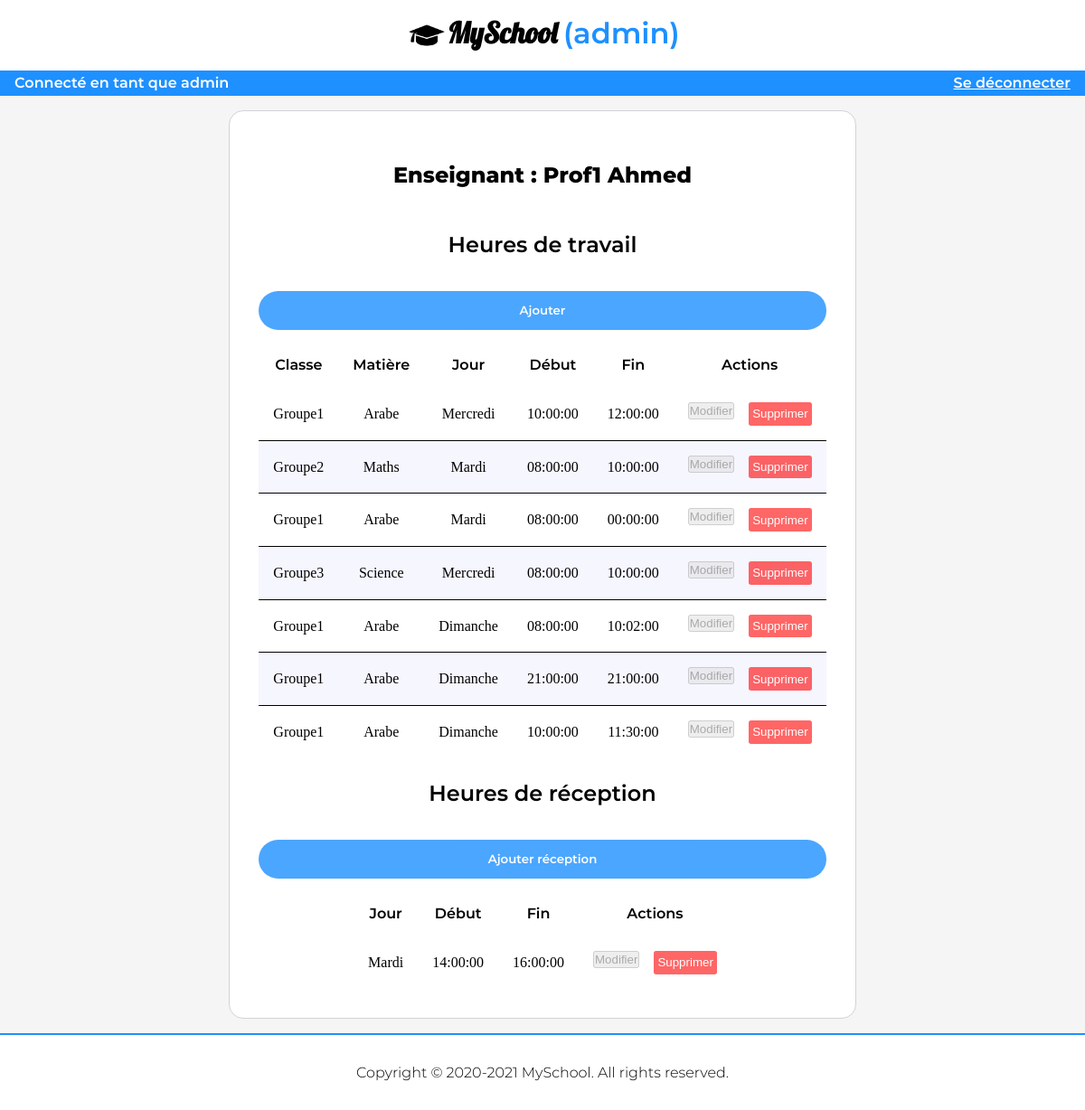
The app's page /admin_teachers/view/2 (signed in) with its own data.
### tables this page shows
CREATE TABLE `Person` (
  `id` int(16) NOT NULL,
  `last_name` varchar(20) NOT NULL,
  `first_name` varchar(20) NOT NULL,
  `address` varchar(50) NOT NULL,
  `phone1` varchar(16) NOT NULL,
  `phone2` varchar(16) DEFAULT NULL,
  `phone3` varchar(16) DEFAULT NULL,
  `mail` varchar(30) NOT NULL,
  `passwd_hash` varchar(32) NOT NULL DEFAULT 'd41d8cd98f00b204e9800998ecf8427e'
);

CREATE TABLE `Classroom` (
  `id` int(16) NOT NULL,
  `name` varchar(10) NOT NULL,
  `school_year` int(16) NOT NULL
);

CREATE TABLE `Subject` (
  `id` int(16) NOT NULL,
  `name` varchar(16) NOT NULL,
  `year` int(16) NOT NULL,
  `coeff` int(2) NOT NULL DEFAULT 1,
  `color` varchar(10) NOT NULL DEFAULT '#ffffff'
);

CREATE TABLE `Program` (
  `id` int(16) NOT NULL,
  `teacher` int(16) NOT NULL,
  `classroom` int(16) NOT NULL,
  `subject` int(16) NOT NULL,
  `day` int(1) NOT NULL,
  `start` time NOT NULL,
  `end` time NOT NULL
);

CREATE TABLE `Reception` (
  `id` int(16) NOT NULL,
  `teacher` int(16) NOT NULL,
  `day` int(1) NOT NULL,
  `start` time NOT NULL,
  `end` time NOT NULL
);

### controllers/AdminController.php (called while the page is built, shortened)
<?php
abstract class AdminController {
    public function render(string $file, array $data = []){
        extract($data);
        require_once(ROOT.'views/'.strtolower(get_class($this)).'/'.$file.'.php');
        require_once(ROOT.'views/layouts/admin.php');
    }
}

### controllers/Admin_teachers.php (called while the page is built, shortened)
<?php
class Admin_teachers extends AdminController{
    public function view($id){
        $programs = $this->ProgramModel->findByTeacher($id);
        $teacher = $this->AccountModel->findById($id);
        $classrooms = $this->ClassroomModel->getAll();
        $subjects = $this->SubjectModel->getAll();
        $receptions = $this->TeacherModel->getReceptions($id);
        $this->render('view', compact('programs', 'teacher', 'classrooms', 'subjects', 'receptions'));
    }
}

### models/AccountModel.php (called while the page is built, shortened)
<?php
class AccountModel extends Model{
    public function __construct(){
        $this->table = $this->personTable;
    }
}

### models/Model.php (called while the page is built, shortened)
<?php
abstract class Model {
    private $host = 'localhost';
    private $db_name = "tdw";
    private $username = "root";
    private $password = "";
    protected $_connexion;
    public $table;
    public function getConnection(){
        $this->_connexion = null;
        try{
            $dsn = "mysql:dbname=".$this->db_name."; host=".$this->host.";";
            $this->_connexion = new PDO($dsn, $this->username, $this->password);
            $this->_connexion->exec('set names utf8');
        }catch(PDOException $e){
            echo 'Erreur de connexion : '.$e->getMessage();
        }
    }
    public function request(string $sql){
        $query = $this->_connexion->prepare($sql);
        try{
            $query->execute();
        }catch(PDOException $e){
            echo $e->getMessage();
        }
        return $query->fetch();
    }
    public function requestAll(string $sql){
        $query = $this->_connexion->prepare($sql);
        try{
            $query->execute();
        }catch(PDOException $e){
            echo $e->getMessage();
        }
        return $query->fetchAll();
    }
    public function getAll(string $order = "", string $search = ""){
        $sql = "SELECT * FROM ".$this->table;
        return $this->requestAll($sql);
    }
    public function findById($id){
        $sql = "SELECT * FROM ".$this->table." WHERE id=".$id;
        return $this->request($sql);
    }
}

### models/ProgramModel.php (called while the page is built, shortened)
<?php
class ProgramModel extends Model{
    public function __construct(){
        $this->table = $this->programTable;
    }
    public function findByTeacher($id, string $order = "", string $search = ""){
        $sql = "SELECT * FROM ".$this->table." WHERE teacher = ".$id;
        return $this->requestAll($sql);
    }
}

### models/ClassroomModel.php (called while the page is built, shortened)
<?php
class ClassroomModel extends Model{
    public function __construct(){
        $this->table = $this->classroomTable;
    }
}

### models/SubjectModel.php (called while the page is built, shortened)
<?php
class SubjectModel extends Model{
    public function __construct(){
        $this->table = $this->subjectTable;
    }
}

### models/TeacherModel.php (called while the page is built, shortened)
<?php
class TeacherModel extends Model{
    public function getReceptions($id, string $order = "", string $search = ""){
        $sql = "SELECT * FROM ".$this->receptionTable." WHERE teacher = ".$id;
        return $this->requestAll($sql);
    }
}

### views/admin_teachers/view.php (the view, shortened to what this page needs)
<section>
    <h1>Enseignant : <?= $teacher['last_name'] ?> <?= $teacher['first_name'] ?></h1>
    <h2>Heures de travail</h2>
    <form method="post" action="admin_teachers/new">
        <input type="submit" value="Ajouter"  class="new" disabled>
    </form>
    <table class="admin_table">
        <thead>
            <th>Classe</th>
            <th>Matière</th>
            <th>Jour</th>
            <th>Début</th>
            <th>Fin</th>
            <th>Actions</th>
        </thead>
        <tbody>
            <?php foreach($programs as $program): ?>
                <tr>
                    <?php foreach($classrooms as $classroom): ?>
                        <?php if($classroom['id'] == $program['classroom']): ?>
                            <td><?= $classroom['name'] ?></td>
                            <?php break; ?>
                        <?php endif; ?>
                    <?php endforeach; ?>
                    <?php foreach($subjects as $subject): ?>
                        <?php if($subject['id'] == $program['subject']): ?>
                            <td><?= $subject['name'] ?></td>
                            <?php break; ?>
                        <?php endif; ?>
                    <?php endforeach; ?>
                    <?php switch($program['day']):
                        case 1: ?><td>Dimanche</td><?php break; ?>
                        <?php case 3: ?><td>Mardi</td><?php break; ?>
                        <?php case 4: ?><td>Mercredi</td><?php break; ?>
                    <?php endswitch; ?>
                    <td><?= $program['start'] ?></td>
                    <td><?= $program['end'] ?></td>
                    <td>
                        <div class="actions">
                            <form method="post" action="admin_teachers/edit/<?= $program['id'] ?>">
                                <input type="submit" value="Modifier" disabled class="edit">
                            </form>
                            <form method="post" action="admin_teachers/delete/<?= $program['id'] ?>">
                                <input type="submit" value="Supprimer" disabled class="delete">
                            </form>
                        </div>
                    </td>
                </tr>
            <?php endforeach; ?>
        </tbody>
    </table>
    <h2>Heures de réception</h2>
    <form method="post" action="admin_teachers/newReception">
        <input type="submit" value="Ajouter réception"  class="new" disabled>
    </form>
    <table class="admin_table">
        <thead>
            <th>Jour</th>
            <th>Début</th>
            <th>Fin</th>
            <th>Actions</th>
        </thead>
        <tbody>
            <?php foreach($receptions as $reception): ?>
                <tr>
                    <?php switch($reception['day']):
                        case 1: ?><td>Dimanche</td><?php break; ?>
                        <?php case 3: ?><td>Mardi</td><?php break; ?>
                    <?php endswitch; ?>
                    <td><?= $reception['start'] ?></td>
                    <td><?= $reception['end'] ?></td>
                    <td>
                        <div class="actions">
                            <form method="post" action="admin_teachers/edit/<?= $reception['id'] ?>">
                                <input type="submit" value="Modifier" disabled class="edit">
                            </form>
                            <form method="post" action="admin_teachers/delete/<?= $reception['id'] ?>">
                                <input type="submit" value="Supprimer" disabled class="delete">
                            </form>
                        </div>
                    </td>
                </tr>
            <?php endforeach; ?>
        </tbody>
    </table>
</section>

### res/css/admin.css (style rules this page uses)
* { padding: 0; margin: 0; }
body { font-size: 100%; background-color: whitesmoke; }
section { background-color: white; margin: 1em auto; width: max-content; padding: 2em; border-radius: 1em; border: lightgray solid 1px; }
section h2 { font-family: 'Montserrat-SemiBold'; text-align: center; padding: 1em; }
h1 { font-family: 'Montserrat-ExtraBold'; text-align: center; padding: 1em; }

### res/css/form.css (style rules this page uses)
.admin_table { padding: 1em; border-collapse: collapse; margin: auto; }
.admin_table th { padding: 1em; font-family: 'Montserrat-SemiBold'; }
.admin_table tr { border-bottom: black solid 1px; }
.admin_table tr:nth-child(2n) { background-color: #0000ff09; }
.admin_table tr:last-child { border-bottom: none; }
.admin_table td { padding: 1em; text-align: center; }
.admin_table .actions { display: flexbox; display: -moz-flexbox; display: -ms-flexbox; display: -webkit-flex; gap: 1em; }
.admin_table .actions .delete { padding: 0.4em 0.3em 0.4em 0.3em; margin: auto 0; background-color: #ff000099; color: white; border: none; border-radius: 0.2em; cursor: pointer; }
.new { width: 100%; background-color: dodgerblue; padding: 1em; margin: 1em auto; border-radius: 4em; color: white; border: none; font-family: 'Montserrat-SemiBold'; cursor: pointer; opacity: 0.8; transition: 0.3s; }

### records on screen
person: last_name "Prof1", first_name "Ahmed"
program: day "Mercredi", start "10:00:00", end "12:00:00"
classroom: name "Groupe1"
subject: name "Arabe"
program: day "Mardi", start "08:00:00", end "10:00:00"
classroom: name "Groupe2"
subject: name "Maths"
program: day "Mardi", start "08:00:00", end "00:00:00"
program: day "Mercredi", start "08:00:00", end "10:00:00"
classroom: name "Groupe3"
subject: name "Science"
program: day "Dimanche", start "08:00:00", end "10:02:00"
program: day "Dimanche", start "21:00:00", end "21:00:00"
program: day "Dimanche", start "10:00:00", end "11:30:00"
reception: day "Mardi", start "14:00:00", end "16:00:00"

### other values on screen
$_SESSION['person']['first_name'] "admin"
